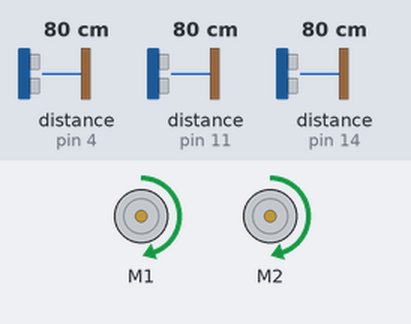
Simulated run of this sketch. Board: Arduino Leonardo, built with avr-gcc and run on an emulated ATmega32U4. On the bench: 2 × DC motor (green arrow = forward, orange = backward, longer = faster). Wiring (inferred from the names in the program): 3 × ultrasonic range finder: trigger pin 4, echo pin 4 / trigger pin 11, echo pin 11 / trigger pin 14, echo pin 14. The inputs (shaded band) are chosen by the test bench; at power-on: distance to the obstacle (sensors on pin 4, pin 11, pin 14) 80 cm. The echo pulse lasts 58.3 µs per cm.

Above: at 2.3 s.
2.4 s: distance to the obstacle (sensor on pin 4) set to 79 cm
At 3.1 s:
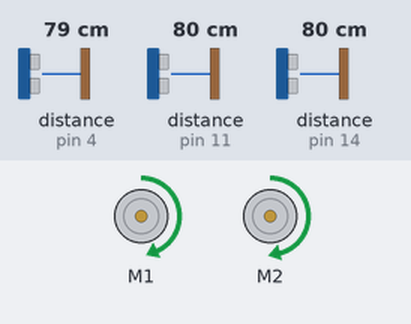
4.0 s: distance to the obstacle (sensor on pin 11) set to 79 cm
At 5.3 s:
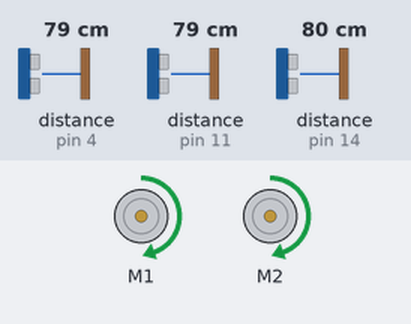
5.6 s: distance to the obstacle (sensor on pin 14) set to 7 cm
7.1 s: distance to the obstacle (sensor on pin 14) set to 4 cm
At 8.2 s:
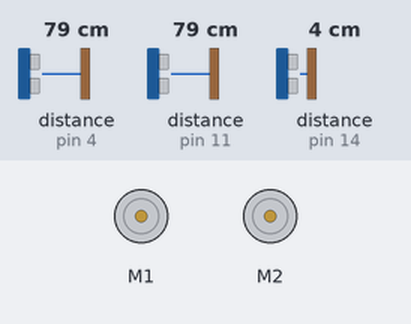
10.1 s: distance to the obstacle (sensor on pin 4) set to 2 cm
At 10.69 s:
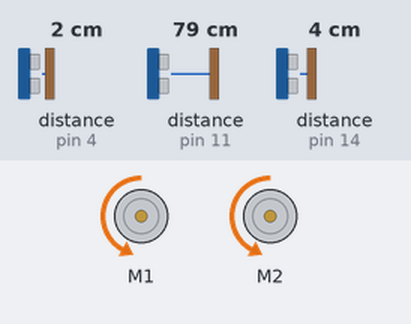
13.1 s: distance to the obstacle (sensor on pin 14) set to 9 cm
Timing chart, 0 to 17.1 s (numbered marks = the images above; inputs shaded):
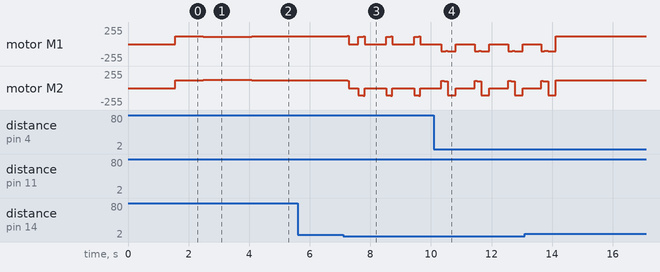

The sketch:

solve-maze-final-bot.ino
```cpp
#include <Wire.h>
#include <Zumo32U4.h>

Zumo32U4Encoders encoders;
Zumo32U4Motors motors;

#define pi 3.14159265359
// ---- Pin Setup ----
const int leftSigPin = 11;
const int frontSigPin = 14;
const int rightSigPin = 4;

// ---- Performance Constants ----
const int samplingDelay = 1; // in ms
const int pauseDelay = 50;
const long pulseTimeout = 10000; // in us
const double kp = 7;
const double ki = 0;
const double kd = 4;
const int maxError = 7; // cm
const double rWheel = 19/25.4; // wheel radius in mm
const int ticksPerRev = 610;
const int initialSpeed = 185;
const int turnSpeed = 170;
const char wallOpeningThresh = 14;
const int samplingDelayE = 10; // in ms
const double kpe = 0.8;  // proportional gain for encoders
const int turn180 = 840; // total distance to travel in counts
const int turn90 = 385;// total distance to travel in counts
const int oneBlockAwayThresh = 27; // cm
const int approachingWallCutoff = 5; // cm
const int driveOneBlockDistance = 8; // inches
const int centeringAdjustmentDistance = 1; // inches
const int isLeftWallFollowing = 0;
const int postPIDAdjustment = 60;

// ---- Variables ----
long leftDuration;
long frontDuration;
long rightDuration;
double leftDistance;
double frontDistance;
double rightDistance;
double error = 0;
int lastError = 0;
int integral = 0;
int derivative = 0;
char report[80];
int speedLeft = initialSpeed;
int speedRight = initialSpeed;
boolean mazeComplete = false;

// ---- Map Parameters ----
uint8_t stateMap[6][12];
uint8_t stateMapA[6][12];
uint8_t stateMapB[6][12];
uint8_t stateMapC[6][12];
uint8_t optimalPathMap[6][12];
int16_t rHeading;
uint8_t blocksTravelled;
uint8_t x = 0;
uint8_t y = 0;

// ---- Rx Parameters ----
char robot = 'C';
char packet[157];
boolean recievedMapA = false;
boolean recievedMapB = false;

void makeDecisionRight(){
  Serial1.write("making decision...\n");
  readSideUltrasonic();
  readFrontUltrasonic();
  boolean openRight = rightDistance > wallOpeningThresh;
  boolean openLeft = leftDistance > wallOpeningThresh;
  boolean openForward = frontDistance > wallOpeningThresh;
  if (openRight){
    turnRight();
    if (!openLeft){
      motors.setSpeeds(-turnSpeed, -turnSpeed);
      delay(200);
    }
    stopMotors();
    delay(pauseDelay);
    driveForwardOneBlock();
  }
  else if (openForward){
    driveForwardOneBlock();
  }
  else if (openLeft){
    turnLeft();
    if (!openRight){
      motors.setSpeeds(-turnSpeed, -turnSpeed);
      delay(200);
    }
    delay(pauseDelay);
    driveForwardOneBlock();
  }
  else{
    turnAround();
    delay(pauseDelay);
    motors.setSpeeds(-turnSpeed, -turnSpeed);
    delay(550);
    stopMotors();
  }
  delay(pauseDelay);
}

void makeDecisionLeft(){
  Serial1.write("making decision...\n");
  readSideUltrasonic();
  readFrontUltrasonic();
  boolean openRight = rightDistance > wallOpeningThresh;
  boolean openLeft = leftDistance > wallOpeningThresh;
  boolean openForward = frontDistance > wallOpeningThresh;
  if (openLeft){
    turnLeft();
    if (!openRight){
      motors.setSpeeds(-turnSpeed, -turnSpeed);
      delay(200);
    }
    delay(pauseDelay);
    driveForwardOneBlock();
  }
  else if (openForward){
    driveForwardOneBlock();
  }
  else if (openRight){
    turnRight();
    if (!openLeft){
      motors.setSpeeds(-turnSpeed, -turnSpeed);
      delay(200);
    }
    stopMotors();
    delay(pauseDelay);
    driveForwardOneBlock();
  }
  else{
    turnAround();
    delay(pauseDelay);
    motors.setSpeeds(-turnSpeed, -turnSpeed);
    delay(550);
    stopMotors();
  }
  delay(pauseDelay);
}

void turnRight(){
  rHeading = rHeading - 90;
  if(rHeading<0){
    rHeading = rHeading + 360;
  }
  //Serial1.print(rHeading);
  Serial1.write("turning right\n");
  int x = 0;
  int speedLeft = turnSpeed;
  int speedRight = - turnSpeed;
  int leftCal = encoders.getCountsLeft();
  int rightCal = encoders.getCountsRight();
  motors.setSpeeds(speedLeft, speedRight);
  while(x < turn90){
    int16_t countsLeft = encoders.getCountsLeft()-leftCal;
    int16_t countsRight = encoders.getCountsRight()-rightCal;
    speedLeft = round(turnSpeed - (kpe * (countsLeft + countsRight)));
    speedRight = - round(turnSpeed - (kpe * (countsRight + countsLeft)));
    speedLeft = max(0,speedLeft);
    speedLeft = min(400,speedLeft);
    speedRight = max(-400,speedRight);
    speedRight = min(0,speedRight);
    motors.setSpeeds(speedLeft, speedRight);
    x = (abs(countsLeft) + abs(countsRight))/2;
    delay(samplingDelayE);
  }
  motors.setSpeeds(0, 0);
}

void turnLeft(){
  rHeading = rHeading + 90;
  if(rHeading>=360){
    rHeading = rHeading - 360;
  }
  //Serial1.print(rHeading);
  Serial1.write("turning left\n");
  int x = 0;
  int speedLeft = -turnSpeed;
  int speedRight = turnSpeed;
  int leftCal = encoders.getCountsLeft();
  int rightCal = encoders.getCountsRight();
  motors.setSpeeds(speedLeft, speedRight);
  while(x < turn90){
    int16_t countsLeft = encoders.getCountsLeft()-leftCal;
    int16_t countsRight = encoders.getCountsRight()-rightCal;
    speedLeft = - round(turnSpeed - (kpe * (countsLeft + countsRight)));
    speedRight = round(turnSpeed - (kpe * (countsRight + countsLeft)));
    speedLeft = max(-400,speedLeft);
    speedLeft = min(0,speedLeft);
    speedRight = max(0,speedRight);
    speedRight = min(400,speedRight);
    motors.setSpeeds(speedLeft, speedRight);
    x = (abs(countsLeft) + abs(countsRight))/2;
    delay(samplingDelayE);
  }
  motors.setSpeeds(0, 0);
}

void turnAround(){
  rHeading = rHeading + 180;
  if(rHeading>=360){
    rHeading = rHeading - 360;
  }
  else if (rHeading<0){
    rHeading = rHeading + 360;
  }
  //Serial1.print(rHeading);
  Serial1.write("turning around\n");
  int x = 0;
  motors.setSpeeds(-turnSpeed, -turnSpeed);
  delay(100);
  stopMotors();
  int speedLeft = turnSpeed;
  int speedRight = -turnSpeed;
  motors.setSpeeds(speedLeft, speedRight);
  int leftCal = encoders.getCountsLeft();
  int rightCal = encoders.getCountsRight();
  while(x < turn180){
    int16_t countsLeft = encoders.getCountsLeft()-leftCal;
    int16_t countsRight = encoders.getCountsRight()-rightCal;
    speedLeft = round((turnSpeed) - (kpe * (countsLeft + countsRight)));
    speedRight = - round((turnSpeed) - (kpe * (countsRight + countsLeft)));
    speedLeft = max(0,speedLeft);
    speedLeft = min(400,speedLeft);
    speedRight = max(-400,speedRight);
    speedRight = min(0,speedRight);
    motors.setSpeeds(speedLeft, speedRight);
    x = (abs(countsLeft) + abs(countsRight))/2;
    delay(samplingDelayE);
  }
  stopMotors();
}

void driveStraightUntilOpening(){
  int countLeftTemp = encoders.getCountsLeft();
  int countRightTemp = encoders.getCountsRight();
  int avgCountTemp = 0;
  readSideUltrasonic();
  readFrontUltrasonic();
  error = leftDistance - rightDistance;
  if ((abs(error) < maxError) && (frontDistance > approachingWallCutoff)){
    Serial1.write("driving straight until opening\n");
    motors.setSpeeds(speedLeft, speedRight);
    while((abs(error) < maxError) && (frontDistance > approachingWallCutoff)){
      error = leftDistance - rightDistance;
      integral = integral + error;
      derivative = error - lastError;
      lastError = error;
      speedLeft = round(initialSpeed - (kp * error) - (ki * integral) - (kd * derivative));
      speedRight = round(initialSpeed + (kp * error) + (ki * integral) + (kd * derivative));
      speedLeft = max(0,speedLeft);
      speedLeft = min(400,speedLeft);
      speedRight = max(0,speedRight);
      speedRight = min(400,speedRight);
      motors.setSpeeds(speedLeft, speedRight);
      readSideUltrasonic();
      readFrontUltrasonic();
    }
//    stopMotors();
    motors.setSpeeds(speedRight, speedLeft);// fix error from last iteration
    delay(postPIDAdjustment);
    clearPID();
    driveInches(centeringAdjustmentDistance);
  }
  Serial1.write("I see an open path\n");
  countLeftTemp = encoders.getCountsLeft() - countLeftTemp;
  countRightTemp = encoders.getCountsRight() - countRightTemp;
  avgCountTemp = (countLeftTemp+countRightTemp)/2;
  if(avgCountTemp > 905){
    blocksTravelled = (int)(avgCountTemp/905);
  }
  else if((avgCountTemp > 650)&&(avgCountTemp < 905)){
    blocksTravelled = 1;
  }
  Serial1.write("-----\n");
  Serial1.print(avgCountTemp);
  Serial1.write("\n-----\n");
  Serial1.print(blocksTravelled);
  Serial1.print("\n-----\n");
  updateMap();
  printMap();
}

void driveForwardOneBlock(){
  readFrontUltrasonic();
  if (frontDistance < oneBlockAwayThresh){
    Serial1.write("driving 1 block towards wall\n");
    driveTowardsWall();
  }
  else{
    Serial1.write("driving 1 block with encoders\n");
    driveInches(driveOneBlockDistance);
  }
  blocksTravelled = 1;
  updateMap();
  printMap();
}

void driveTowardsWall(){
  int16_t leftCal = encoders.getCountsLeft();
  int16_t rightCal = encoders.getCountsRight();
  speedLeft = initialSpeed;
  speedRight = initialSpeed;
  motors.setSpeeds(speedLeft, speedRight);
  while(frontDistance > approachingWallCutoff){
    int16_t countsLeft = encoders.getCountsLeft()-leftCal;
    int16_t countsRight = encoders.getCountsRight()-rightCal;
    speedLeft = round(initialSpeed - (kpe * (countsLeft - countsRight)));
    speedRight = round(initialSpeed - (kpe * (countsRight - countsLeft)));
    speedLeft = max(0,speedLeft);
    speedLeft = min(400,speedLeft);
    speedRight = max(0,speedRight);
    speedRight = min(400,speedRight);
    motors.setSpeeds(speedLeft, speedRight);
    readFrontUltrasonic();
  }
  stopMotors();
}

void driveInches(double inches){
  Serial1.write("Driving inches\n ");
  int16_t leftCal = encoders.getCountsLeft();
  int16_t rightCal = encoders.getCountsRight();
  motors.setSpeeds(initialSpeed, initialSpeed);
  double leftDistanceTravelled = 0;
  double rightDistanceTravelled = 0;
  double avgDistance = 0;
  while(avgDistance < inches){
    int16_t countsLeft = encoders.getCountsLeft()-leftCal;
    int16_t countsRight = encoders.getCountsRight()-rightCal;
    speedLeft = round(initialSpeed - (kpe * (countsLeft - countsRight)));
    speedRight = round(initialSpeed - (kpe * (countsRight - countsLeft)));
    speedLeft = max(0,speedLeft);
    speedLeft = min(400,speedLeft);
    speedRight = max(0,speedRight);
    speedRight = min(400,speedRight);
    motors.setSpeeds(speedLeft, speedRight);
    leftDistanceTravelled = countsLeft * 2 * pi * rWheel /ticksPerRev; // distance left wheel travelled in mm
    rightDistanceTravelled = countsRight * 2 * pi * rWheel /ticksPerRev; // distance right wheel travelled in mm
    avgDistance = (leftDistanceTravelled+rightDistanceTravelled)/2;
    delay(samplingDelay);
  }
  stopMotors();
}

void clearPID(){
  error = 0;
  lastError = 0;
  derivative = 0;
  integral = 0;
}

void readSideUltrasonic(){
  leftDistance = 0;
  rightDistance = 0;
  leftDuration = 0;
  rightDuration = 0;
//  while((leftDistance == 0 || leftDistance == 1)  || (rightDistance == 0 || rightDistance == 1)){
    // Read left sensor
  delay(1);
  pinMode(leftSigPin, OUTPUT);
  digitalWrite(leftSigPin, LOW);
  delayMicroseconds(2);
  digitalWrite(leftSigPin,HIGH);
  delayMicroseconds(5);
  digitalWrite(leftSigPin,LOW);
  pinMode(leftSigPin, INPUT);
  leftDuration += pulseIn(leftSigPin,HIGH);
  delay(1);
  pinMode(leftSigPin, OUTPUT);
  digitalWrite(leftSigPin, LOW);
  delayMicroseconds(2);
  digitalWrite(leftSigPin,HIGH);
  delayMicroseconds(5);
  digitalWrite(leftSigPin,LOW);
  pinMode(leftSigPin, INPUT);
  leftDuration += pulseIn(leftSigPin,HIGH);
  delay(1);
  pinMode(leftSigPin, OUTPUT);
  digitalWrite(leftSigPin, LOW);
  delayMicroseconds(2);
  digitalWrite(leftSigPin,HIGH);
  delayMicroseconds(5);
  digitalWrite(leftSigPin,LOW);
  pinMode(leftSigPin, INPUT);
  leftDuration += pulseIn(leftSigPin,HIGH);

  // Read right sensor
  delay(1);
  pinMode(rightSigPin, OUTPUT);
  digitalWrite(rightSigPin, LOW);
  delayMicroseconds(2);
  digitalWrite(rightSigPin,HIGH);
  delayMicroseconds(5);
  digitalWrite(rightSigPin,LOW);
  pinMode(rightSigPin, INPUT);
  rightDuration += pulseIn(rightSigPin,HIGH);
  delay(1);
  pinMode(rightSigPin, OUTPUT);
  digitalWrite(rightSigPin, LOW);
  delayMicroseconds(2);
  digitalWrite(rightSigPin,HIGH);
  delayMicroseconds(5);
  digitalWrite(rightSigPin,LOW);
  pinMode(rightSigPin, INPUT);
  rightDuration += pulseIn(rightSigPin,HIGH);
  delay(1);
  pinMode(rightSigPin, OUTPUT);
  digitalWrite(rightSigPin, LOW);
  delayMicroseconds(2);
  digitalWrite(rightSigPin,HIGH);
  delayMicroseconds(5);
  digitalWrite(rightSigPin,LOW);
  pinMode(rightSigPin, INPUT);
  rightDuration += pulseIn(rightSigPin,HIGH);
  delay(1);

    // Calculate distances
    leftDistance = (leftDuration/3.0)*0.034/2;
    rightDistance = (rightDuration/3.0)*0.034/2;
    snprintf_P(report, sizeof(report),
          PSTR("Distances: L%3d R%3d\n"),
          int(leftDistance),int(rightDistance));
    Serial1.write(report);
//    if (leftDistance == 0 || rightDistance == 0){
//      Serial1.write("!!!!!!!!  Distance Error !!!!!!!!!!!!\n");
//    }
//  }
}

void readFrontUltrasonic(){
  frontDistance = 0;
  frontDuration = 0;
//  while(frontDistance == 0){
      // Read front sensor
    delay(1);
    pinMode(frontSigPin, OUTPUT);
    digitalWrite(frontSigPin, LOW);
    delayMicroseconds(2);
    digitalWrite(frontSigPin,HIGH);
    delayMicroseconds(5);
    digitalWrite(frontSigPin,LOW);
    pinMode(frontSigPin, INPUT);
    frontDuration += pulseIn(frontSigPin,HIGH);
    delay(1);
    pinMode(frontSigPin, OUTPUT);
    digitalWrite(frontSigPin, LOW);
    delayMicroseconds(2);
    digitalWrite(frontSigPin,HIGH);
    delayMicroseconds(5);
    digitalWrite(frontSigPin,LOW);
    pinMode(frontSigPin, INPUT);
    frontDuration += pulseIn(frontSigPin,HIGH);
    delay(1);
    pinMode(frontSigPin, OUTPUT);
    digitalWrite(frontSigPin, LOW);
    delayMicroseconds(2);
    digitalWrite(frontSigPin,HIGH);
    delayMicroseconds(5);
    digitalWrite(frontSigPin,LOW);
    pinMode(frontSigPin, INPUT);
    frontDuration += pulseIn(frontSigPin,HIGH);
    delay(1);
    // Calculate distances
    frontDistance = (frontDuration/3.0)*0.034/2;
    snprintf_P(report, sizeof(report),
          PSTR("Distances: F%3d\n"),
          int(frontDistance));
    Serial1.write(report);
//  }
}

void stopMotors(){
  motors.setSpeeds(0, 0);
}

void updateMap(){
  if(rHeading == 0){
    while(blocksTravelled > 0){
      x++;
      stateMap[x][y]++;
      blocksTravelled--;
    }
    blocksTravelled = 0;
  }
  else if(rHeading == 90){
    while(blocksTravelled > 0){
      y++;
      stateMap[x][y]++;
      blocksTravelled--;
    }
    blocksTravelled = 0;
  }
  else if(rHeading == 180){
    while(blocksTravelled > 0){
      x--;
      stateMap[x][y]++;
      blocksTravelled--;
    }
    blocksTravelled = 0;
  }
  else if(rHeading == 270){
    while(blocksTravelled > 0){
      y--;
      stateMap[x][y]++;
      blocksTravelled--;
    }
    blocksTravelled = 0;
  }
}

void printMap(){
  Serial1.println("----x,y----");
  Serial1.print("x: ");
  Serial1.print(x);
  Serial1.print(", y: ");
  Serial1.println(y);
  Serial1.println("----Map Matrix----");
  for(int i=11;i>=0;i--){
    for(int j=0;j<6;j++){
      Serial1.print(stateMap[j][i]);
      Serial1.print(" ");
    }
    Serial1.println();
  }
  Serial1.println("----END----");
}

void rxPacket(){
  char incomingByte;
  uint8_t index = 0;
  while(true){
    if(Serial1.available()>0){
      incomingByte = char(Serial1.read());
      packet[index] = incomingByte;
      index++;
    }
    if(index==157){
      packet[index] = '\0';
      break;
    }
  }

  if(packet[2] == robot){ // if to me
    if(packet[6] == 'A'){ // if from A
      if(packet[10] == 'M'){ // if matrix
        recievedMapA = true;
//        Serial.print("\n----Recieving----\n");
//        Serial.print("To: ");
//        Serial.print(packet[2]);
//        Serial.print("\nFrom: ");
//        Serial.print(packet[6]);
//        Serial.print("\nData: ");
//        Serial.print(packet[10]);
//        Serial.print("\n----END----\n");
        int tempIndex = 0;
        for(int i=12;i<155;i++){
          if(packet[i] != ' '){
            int x = ((i%12)/2);
            int y = ((i/12)-1);
            int val = int(packet[i])-48;
          stateMapA[x][y] = val;
          }
        }
      }
    }
    else if(packet[6] == 'B'){ // if from B
      if(packet[10] == 'M'){ // if matrix
        recievedMapB = true;
//        Serial.print("\n----Recieving----\n");
//        Serial.print("To: ");
//        Serial.print(packet[2]);
//        Serial.print("\nFrom: ");
//        Serial.print(packet[6]);
//        Serial.print("\nData: ");
//        Serial.print(packet[10]);
//        Serial.print("\n----END----\n");
        int tempIndex = 0;
        for(int i=12;i<155;i++){
          if(packet[i] != ' '){
            int x = ((i%12)/2);
            int y = ((i/12)-1);
            int val = int(packet[i])-48;
          stateMapB[x][y] = val;
          }
        }
      }
    }
    else if(packet[6] == 'C'){ // if from C
      if(packet[10] == 'M'){ // if matrix
        Serial.print("\n----Recieving----\n");
        Serial.print("To: ");
        Serial.print(packet[2]);
        Serial.print("\nFrom: ");
        Serial.print(packet[6]);
        Serial.print("\nData: ");
        Serial.print(packet[10]);
        Serial.print("\n----END----\n");
        int tempIndex = 0;
        for(int i=12;i<155;i++){
          if(packet[i] != ' '){
            int x = ((i%12)/2);
            int y = ((i/12)-1);
            int val = int(packet[i])-48;
          stateMapC[x][y] = val;
          }
        }
      }
    }
  }
}

void compareMaps(){
  for(int i=0;i<12;i++){
    for(int j=0;j<6;j++){
      if((stateMapA[j][i] == 0)||(stateMapB[j][i] == 0)){
        optimalPathMap[j][i] = 0;
      }
      else if((stateMapA[j][i] > 1)&&(stateMapB[j][i] > 1)){
        optimalPathMap[j][i] = 0;
      }
      else{
        optimalPathMap[j][i] = 1;
      }
    }
  }
}

int lookLeft(int _x, int _y){
  int nextX = _x - 1;
  if(nextX < 0){ // if out of bounds
    return 0;
  }
  else{ // else within bounds
    int nextY = _y;
    int nextBlock = optimalPathMap[nextX][nextY];
    if(nextBlock = 0){ // if left isn't part of optimal path
      return 0;
    }
    else{ // else left is part of optimal path
      readSideUltrasonic();
      boolean openLeft = leftDistance > wallOpeningThresh;
      if(openLeft = false){ // if left isn't open
        return 0;
      }
      else{ // else left is open
        return 1;
      }
    }
  }
}

int lookFront(int _x, int _y){
  int nextY = _x + 1;
  if(nextY > 11){ // if out of bounds
    return 0;
  }
  else{
    int nextX = _x;
    int nextBlock = optimalPathMap[nextX][nextY];
    if(nextBlock = 0){
      return 0;
    }
    else{
      readFrontUltrasonic();
      boolean openFront = frontDistance > wallOpeningThresh;
      if(openFront = false){
        return 0;
      }
      else{
        return 1;
      }
    }
  }
}

int lookRight(int _x, int _y){
  int nextX = _x + 1;
  if(nextX > 5){ // if out of bounds
    return 0;
  }
  else{
    int nextY = _y;
    int nextBlock = optimalPathMap[nextX][nextY];
    if(nextBlock = 0){
      return 0;
    }
    else{
      readSideUltrasonic();
      boolean openRight = rightDistance > wallOpeningThresh;
      if(openRight = false){
        return 0;
      }
      else{
        return 1;
      }
    }
  }
}

void followOptimalPath(){
  while(true){
    if((x>=5)&&(y>=11)){ // if at end
      mazeComplete = true;
      break;
    }
    else{ // else not at end
      if(lookLeft(x,y) == 1){
        turnLeft();
        driveForwardOneBlock();
      }
      else if(lookFront(x,y) == 1){
        driveForwardOneBlock();
      }
      else if(lookRight(x,y) == 1){ // if right is open
        turnRight();
        driveForwardOneBlock();
      }
      else{ // error - exit - maze not completed
        break;
      }
    }
  }
  if(mazeComplete == true){
    turnLeft();
    driveForwardOneBlock();
  }
  else{
    // error
  }
}

void setup(){

  // starting conditions
  rHeading = 90;
  x = 0;
  y = 0;
  blocksTravelled = 0;
  stateMap[x][y]++;

  Serial1.begin(9600);
  Serial1.write("\n\n--------Solving Maze--------\n ");
  Serial1.print(rHeading);
  Serial1.write("\n-----\n");
  stopMotors();
  delay(1500);

  while(mazeComplete == false){
      driveStraightUntilOpening();
      if (x >= 5 && y >= 11){
        break;
      }
      delay(pauseDelay);
      if (isLeftWallFollowing){
        makeDecisionLeft();
      }
      else  {
        makeDecisionRight();
      }
      if (x >= 5 && y >= 11){
        mazeComplete = true;
      }
  }
  Serial1.write("Maze Completed\n ");
  delay(pauseDelay);
  turnLeft();
  delay(pauseDelay);
  driveInches(driveOneBlockDistance);
  delay(pauseDelay);
  turnLeft();
  delay(pauseDelay);
  driveInches(driveOneBlockDistance);
  if (isLeftWallFollowing)
  {
    delay(pauseDelay);
    driveInches(driveOneBlockDistance);
  }
}

void loop(){

}
```

Measured:
- the behaviour switches between 6 and 5 cm on distance to the obstacle (sensor on pin 14) (found by bisection; images 2 and 3)
- after the input at 2.4 s, motor M1: forward 117/255 → forward 110/255 after 0.09 s, → forward 112/255 0.06 s later; motor M2: forward 118/255 → forward 125/255 after 0.09 s, → forward 123/255 0.06 s later
- after the input at 4.0 s, motor M1: forward 112/255 → forward 120/255 after 0.08 s, → forward 117/255 0.06 s later; motor M2: forward 123/255 → forward 115/255 after 0.08 s, → forward 117/255 0.06 s later
- after the input at 5.6 s, every drawn part: stays the same
